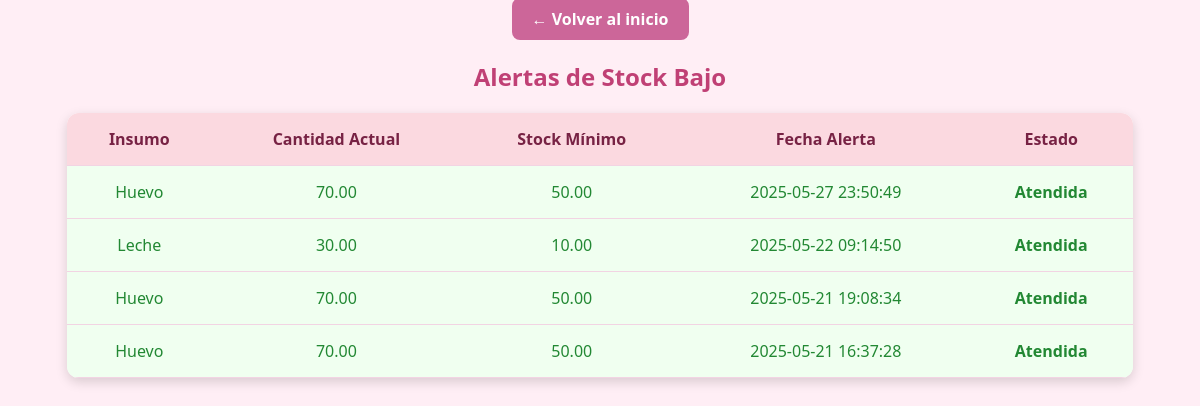
The page /admin/ver_alertas.php (signed in) on the database its author committed.
### tables this page shows
CREATE TABLE `alertas_stock` (
  `id_alerta` int(11) NOT NULL,
  `id_insumo` int(11) DEFAULT NULL,
  `fecha_alerta` datetime DEFAULT NULL,
  `estado` enum('pendiente','atendida') DEFAULT NULL
);

CREATE TABLE `insumos` (
  `id_insumo` int(11) NOT NULL,
  `nombre` varchar(100) DEFAULT NULL,
  `cantidad_disponible` decimal(10,2) DEFAULT NULL,
  `unidad_medida` enum('kg','g','L','unidades') DEFAULT NULL,
  `cantidad_minima` decimal(10,2) DEFAULT NULL,
  `fecha_vencimiento` date DEFAULT NULL,
  `precio_compra` decimal(10,2) DEFAULT NULL
);

### admin/ver_alertas.php (the view, shortened to what this page needs)
<?php
include '../includes/conexion.php';
$sql = "SELECT a.id_alerta, i.nombre AS nombre_insumo, i.cantidad_disponible, i.cantidad_minima, a.fecha_alerta, a.estado
        FROM alertas_stock a
        JOIN insumos i ON a.id_insumo = i.id_insumo
        ORDER BY a.fecha_alerta DESC";
$resultado = $conexion->query($sql);
?>
<!DOCTYPE html>
<html lang="es">
<head>
    <link rel="stylesheet" href="../css/admin_alertas.css">
</head>
<body>
    <a href="index.php" class="btn-volver">← Volver al inicio</a>
    <h2 class="titulo-admin">Alertas de Stock Bajo</h2>
    <table>
        <thead>
            <tr>
                <th>Insumo</th>
                <th>Cantidad Actual</th>
                <th>Stock Mínimo</th>
                <th>Fecha Alerta</th>
                <th>Estado</th>
            </tr>
        </thead>
        <tbody>
            <?php while ($fila = $resultado->fetch_assoc()): ?>
            <tr class="<?= $fila['estado'] === 'pendiente' ? 'alerta-pendiente' : 'alerta-atendida' ?>">
                <td><?= htmlspecialchars($fila['nombre_insumo']) ?></td>
                <td><?= $fila['cantidad_disponible'] ?></td>
                <td><?= $fila['cantidad_minima'] ?></td>
                <td><?= $fila['fecha_alerta'] ?></td>
                <td><strong><?= ucfirst($fila['estado']) ?></strong></td>
            </tr>
            <?php endwhile; ?>
        </tbody>
    </table>
</body>
</html>

### css/admin_alertas.css (style rules this page uses)
body { background-color: #ffeef5; font-family: 'Segoe UI', sans-serif; color: #333; text-align: center; }
.titulo-admin { color: #c04075; margin: 30px 0 20px; }
table { width: 90%; margin: auto; border-collapse: collapse; background: #fff; border-radius: 12px; overflow: hidden; box-shadow: 0 4px 12px rgba(0, 0, 0, 0.15); }
th, td { padding: 15px; border-bottom: 1px solid #f2d4e3; }
th { background-color: #fbd9e0; color: #772244; }
.alerta-atendida { background-color: #f0fff0; color: #228833; }
.btn-volver { padding: 10px 20px; background-color: #cc6699; color: white; border-radius: 8px; text-decoration: none; font-weight: bold; }

### rows shown on the page
alertas_stock: id_insumo.nombre "Huevo", id_insumo.cantidad_disponible "70.00", id_insumo.cantidad_minima "50.00", fecha_alerta "2025-05-27 23:50:49", estado "Atendida"
alertas_stock: id_insumo.nombre "Leche", id_insumo.cantidad_disponible "30.00", id_insumo.cantidad_minima "10.00", fecha_alerta "2025-05-22 09:14:50", estado "Atendida"
alertas_stock: id_insumo.nombre "Huevo", id_insumo.cantidad_disponible "70.00", id_insumo.cantidad_minima "50.00", fecha_alerta "2025-05-21 19:08:34", estado "Atendida"
alertas_stock: id_insumo.nombre "Huevo", id_insumo.cantidad_disponible "70.00", id_insumo.cantidad_minima "50.00", fecha_alerta "2025-05-21 16:37:28", estado "Atendida"
